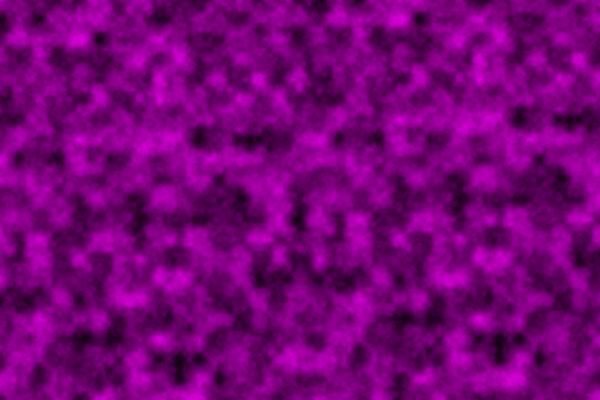
Frame 1 (no input)
Frame 60 (no input): identical to frame 1, image omitted
Frame 120 (the mouse pressed at the canvas centre since frame 60): identical to frame 1, image omitted

The p5.js sketch that drew this single still picture (run headless with seeded random() and noise() and a simulated clock; from frame 60 on, the mouse is pressed at the canvas centre):

// p5.js sketch
// ── sketch.js
function setup() {
  createCanvas(600, 400);
  // background('DodgerBlue');
}

function draw() {
  let x = 0;
  loadPixels();
  for(let i = 0;i < width;i ++){
    x += 0.05;
    let y = 3;
    for(let j = 0;j < height;j ++){
      y += 0.05;
      let c = noise(x,y);
      c = map(c,0,1,0,255);
      set(i,j,color(c,0,c,255));
    }
  }

  updatePixels()
}
